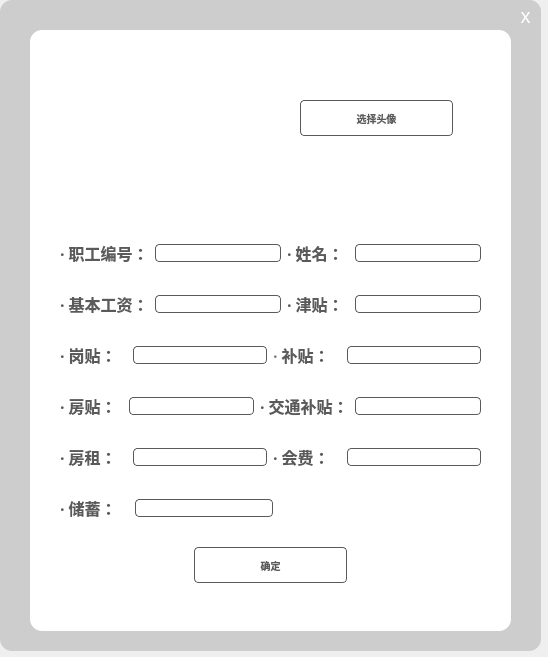
<?xml version="1.0" encoding="UTF-8"?>
<ui version="4.0">
 <class>updateEmployeewindow</class>
 <widget class="QDialog" name="updateEmployeewindow">
  <property name="geometry">
   <rect>
    <x>0</x>
    <y>0</y>
    <width>548</width>
    <height>657</height>
   </rect>
  </property>
  <property name="windowTitle">
   <string>Dialog</string>
  </property>
  <widget class="QFrame" name="frame">
   <property name="geometry">
    <rect>
     <x>0</x>
     <y>0</y>
     <width>541</width>
     <height>651</height>
    </rect>
   </property>
   <property name="styleSheet">
    <string notr="true">background-color:rgb(205, 205, 205); 
border-radius: 12px;
 </string>
   </property>
   <property name="frameShape">
    <enum>QFrame::StyledPanel</enum>
   </property>
   <property name="frameShadow">
    <enum>QFrame::Raised</enum>
   </property>
   <widget class="QPushButton" name="closeButton">
    <property name="geometry">
     <rect>
      <x>510</x>
      <y>0</y>
      <width>31</width>
      <height>31</height>
     </rect>
    </property>
    <property name="styleSheet">
     <string notr="true">QPushButton {
    background-color:rgb(205, 205, 205);
    color: white;
     border-top-left-radius: 0px;    
    border-top-right-radius: 12px;   
    border-bottom-left-radius: 0px;   
    border-bottom-right-radius: 0px;  
    font-size: 20px;
}
QPushButton:hover {
    background-color:rgb(133, 133, 133);
}</string>
    </property>
    <property name="text">
     <string>x</string>
    </property>
   </widget>
   <widget class="QFrame" name="frame_2">
    <property name="geometry">
     <rect>
      <x>30</x>
      <y>30</y>
      <width>481</width>
      <height>601</height>
     </rect>
    </property>
    <property name="styleSheet">
     <string notr="true">background-color:rgb(255, 255, 255);</string>
    </property>
    <property name="frameShape">
     <enum>QFrame::StyledPanel</enum>
    </property>
    <property name="frameShadow">
     <enum>QFrame::Raised</enum>
    </property>
    <widget class="QWidget" name="verticalLayoutWidget">
     <property name="geometry">
      <rect>
       <x>30</x>
       <y>190</y>
       <width>421</width>
       <height>391</height>
      </rect>
     </property>
     <layout class="QVBoxLayout" name="verticalLayout">
      <item>
       <layout class="QHBoxLayout" name="horizontalLayout" stretch="1,2,1,2">
        <item>
         <widget class="QLabel" name="EmployeeIDlabel">
          <property name="font">
           <font>
            <family>等线</family>
            <bold>true</bold>
           </font>
          </property>
          <property name="text">
           <string>&lt;html&gt;&lt;head/&gt;&lt;body&gt;&lt;p&gt;&lt;span style=&quot; font-size:12pt; color:#5a5a5a;&quot;&gt;· 职工编号：&lt;/span&gt;&lt;/p&gt;&lt;/body&gt;&lt;/html&gt;</string>
          </property>
         </widget>
        </item>
        <item>
         <widget class="QLineEdit" name="EmployeeIDlineEdit">
          <property name="enabled">
           <bool>true</bool>
          </property>
          <property name="toolTip">
           <string/>
          </property>
          <property name="styleSheet">
           <string notr="true">border:1px solid rgb(90, 90, 90);
border-radius:4px;
</string>
          </property>
          <property name="placeholderText">
           <string/>
          </property>
         </widget>
        </item>
        <item>
         <widget class="QLabel" name="Namelabel">
          <property name="font">
           <font>
            <family>等线</family>
            <bold>true</bold>
           </font>
          </property>
          <property name="text">
           <string>&lt;html&gt;&lt;head/&gt;&lt;body&gt;&lt;p&gt;&lt;span style=&quot; font-size:12pt; color:#5a5a5a;&quot;&gt;· 姓名：&lt;/span&gt;&lt;/p&gt;&lt;/body&gt;&lt;/html&gt;</string>
          </property>
         </widget>
        </item>
        <item>
         <widget class="QLineEdit" name="NamelineEdit">
          <property name="styleSheet">
           <string notr="true">border:1px solid rgb(90, 90, 90);
border-radius:4px;
</string>
          </property>
         </widget>
        </item>
       </layout>
      </item>
      <item>
       <layout class="QHBoxLayout" name="horizontalLayout_2" stretch="1,2,1,2">
        <item>
         <widget class="QLabel" name="BaseSalarylabel">
          <property name="font">
           <font>
            <family>等线</family>
            <bold>true</bold>
           </font>
          </property>
          <property name="text">
           <string>&lt;html&gt;&lt;head/&gt;&lt;body&gt;&lt;p&gt;&lt;span style=&quot; font-size:12pt; color:#5a5a5a;&quot;&gt;· 基本工资：&lt;/span&gt;&lt;/p&gt;&lt;/body&gt;&lt;/html&gt;</string>
          </property>
         </widget>
        </item>
        <item>
         <widget class="QLineEdit" name="BaseSalarylineEdit">
          <property name="styleSheet">
           <string notr="true">border:1px solid rgb(90, 90, 90);
border-radius:4px;
</string>
          </property>
         </widget>
        </item>
        <item>
         <widget class="QLabel" name="Allowanceslabel">
          <property name="font">
           <font>
            <family>等线</family>
            <bold>true</bold>
           </font>
          </property>
          <property name="text">
           <string>&lt;html&gt;&lt;head/&gt;&lt;body&gt;&lt;p&gt;&lt;span style=&quot; font-size:12pt; color:#5a5a5a;&quot;&gt;· 津贴：&lt;/span&gt;&lt;/p&gt;&lt;/body&gt;&lt;/html&gt;</string>
          </property>
         </widget>
        </item>
        <item>
         <widget class="QLineEdit" name="AllowanceslineEdit">
          <property name="styleSheet">
           <string notr="true">border:1px solid rgb(90, 90, 90);
border-radius:4px;
</string>
          </property>
         </widget>
        </item>
       </layout>
      </item>
      <item>
       <layout class="QHBoxLayout" name="horizontalLayout_3" stretch="1,2,1,2">
        <item>
         <widget class="QLabel" name="PositionAllowancelabel">
          <property name="font">
           <font>
            <family>等线</family>
            <bold>true</bold>
           </font>
          </property>
          <property name="text">
           <string>&lt;html&gt;&lt;head/&gt;&lt;body&gt;&lt;p&gt;&lt;span style=&quot; font-size:12pt; color:#5a5a5a;&quot;&gt;· 岗贴：  &lt;/span&gt;&lt;/p&gt;&lt;/body&gt;&lt;/html&gt;</string>
          </property>
         </widget>
        </item>
        <item>
         <widget class="QLineEdit" name="PositionAllowancelineEdit">
          <property name="styleSheet">
           <string notr="true">border:1px solid rgb(90, 90, 90);
border-radius:4px;
</string>
          </property>
         </widget>
        </item>
        <item>
         <widget class="QLabel" name="Subsidieslabel">
          <property name="font">
           <font>
            <family>等线</family>
            <bold>true</bold>
           </font>
          </property>
          <property name="text">
           <string>&lt;html&gt;&lt;head/&gt;&lt;body&gt;&lt;p&gt;&lt;span style=&quot; font-size:12pt; color:#858585;&quot;&gt;·&lt;/span&gt;&lt;span style=&quot; font-size:12pt; color:#5a5a5a;&quot;&gt; 补贴：&lt;/span&gt;&lt;/p&gt;&lt;/body&gt;&lt;/html&gt;</string>
          </property>
         </widget>
        </item>
        <item>
         <widget class="QLineEdit" name="SubsidieslineEdit">
          <property name="styleSheet">
           <string notr="true">border:1px solid rgb(90, 90, 90);
border-radius:4px;
</string>
          </property>
         </widget>
        </item>
       </layout>
      </item>
      <item>
       <layout class="QHBoxLayout" name="horizontalLayout_4" stretch="1,2,1,2">
        <item>
         <widget class="QLabel" name="HousingAllowancelabel">
          <property name="font">
           <font>
            <family>等线</family>
            <bold>true</bold>
           </font>
          </property>
          <property name="text">
           <string>&lt;html&gt;&lt;head/&gt;&lt;body&gt;&lt;p&gt;&lt;span style=&quot; font-size:12pt; color:#5a5a5a;&quot;&gt;· 房贴：&lt;/span&gt;&lt;/p&gt;&lt;/body&gt;&lt;/html&gt;</string>
          </property>
         </widget>
        </item>
        <item>
         <widget class="QLineEdit" name="HousingAllowancelineEdit">
          <property name="styleSheet">
           <string notr="true">border:1px solid rgb(90, 90, 90);
border-radius:4px;
</string>
          </property>
         </widget>
        </item>
        <item>
         <widget class="QLabel" name="TransportationAllowancelabel">
          <property name="font">
           <font>
            <family>等线</family>
            <bold>true</bold>
           </font>
          </property>
          <property name="text">
           <string>&lt;html&gt;&lt;head/&gt;&lt;body&gt;&lt;p&gt;&lt;span style=&quot; font-size:12pt; color:#5a5a5a;&quot;&gt;· 交通补贴：&lt;/span&gt;&lt;/p&gt;&lt;/body&gt;&lt;/html&gt;</string>
          </property>
         </widget>
        </item>
        <item>
         <widget class="QLineEdit" name="TransportationAllowancelineEdit">
          <property name="styleSheet">
           <string notr="true">border:1px solid rgb(90, 90, 90);
border-radius:4px;
</string>
          </property>
         </widget>
        </item>
       </layout>
      </item>
      <item>
       <layout class="QHBoxLayout" name="horizontalLayout_7" stretch="1,2,1,2">
        <item>
         <widget class="QLabel" name="Rentlabel">
          <property name="font">
           <font>
            <family>等线</family>
            <bold>true</bold>
           </font>
          </property>
          <property name="text">
           <string>&lt;html&gt;&lt;head/&gt;&lt;body&gt;&lt;p&gt;&lt;span style=&quot; font-size:12pt; color:#5a5a5a;&quot;&gt;· 房租：&lt;/span&gt;&lt;/p&gt;&lt;/body&gt;&lt;/html&gt;</string>
          </property>
         </widget>
        </item>
        <item>
         <widget class="QLineEdit" name="RentlineEdit">
          <property name="styleSheet">
           <string notr="true">border:1px solid rgb(90, 90, 90);
border-radius:4px;
</string>
          </property>
         </widget>
        </item>
        <item>
         <widget class="QLabel" name="MembershipFeeslabel">
          <property name="font">
           <font>
            <family>等线</family>
            <bold>true</bold>
           </font>
          </property>
          <property name="text">
           <string>&lt;html&gt;&lt;head/&gt;&lt;body&gt;&lt;p&gt;&lt;span style=&quot; font-size:12pt; color:#5a5a5a;&quot;&gt;· 会费：&lt;/span&gt;&lt;/p&gt;&lt;/body&gt;&lt;/html&gt;</string>
          </property>
         </widget>
        </item>
        <item>
         <widget class="QLineEdit" name="MembershipFeeslineEdit">
          <property name="styleSheet">
           <string notr="true">border:1px solid rgb(90, 90, 90);
border-radius:4px;
</string>
          </property>
         </widget>
        </item>
       </layout>
      </item>
      <item>
       <layout class="QHBoxLayout" name="horizontalLayout_5" stretch="1,2,3">
        <item>
         <widget class="QLabel" name="Savingslabel">
          <property name="font">
           <font>
            <family>等线</family>
            <bold>true</bold>
           </font>
          </property>
          <property name="text">
           <string>&lt;html&gt;&lt;head/&gt;&lt;body&gt;&lt;p&gt;&lt;span style=&quot; font-size:12pt; color:#5a5a5a;&quot;&gt;· 储蓄：&lt;/span&gt;&lt;/p&gt;&lt;/body&gt;&lt;/html&gt;</string>
          </property>
         </widget>
        </item>
        <item>
         <widget class="QLineEdit" name="SavinglineEdit">
          <property name="styleSheet">
           <string notr="true">border:1px solid rgb(90, 90, 90);
border-radius:4px;
</string>
          </property>
         </widget>
        </item>
        <item>
         <spacer name="horizontalSpacer">
          <property name="orientation">
           <enum>Qt::Horizontal</enum>
          </property>
          <property name="sizeHint" stdset="0">
           <size>
            <width>40</width>
            <height>20</height>
           </size>
          </property>
         </spacer>
        </item>
       </layout>
      </item>
      <item>
       <layout class="QHBoxLayout" name="horizontalLayout_6">
        <item>
         <spacer name="horizontalSpacer_3">
          <property name="orientation">
           <enum>Qt::Horizontal</enum>
          </property>
          <property name="sizeHint" stdset="0">
           <size>
            <width>40</width>
            <height>20</height>
           </size>
          </property>
         </spacer>
        </item>
        <item>
         <widget class="QPushButton" name="confirmButton">
          <property name="sizePolicy">
           <sizepolicy hsizetype="Fixed" vsizetype="Fixed">
            <horstretch>0</horstretch>
            <verstretch>0</verstretch>
           </sizepolicy>
          </property>
          <property name="font">
           <font>
            <family>等线</family>
            <pointsize>-1</pointsize>
            <bold>true</bold>
           </font>
          </property>
          <property name="styleSheet">
           <string notr="true">QPushButton{
height:34;
width:151;
color:rgb(90, 90, 90);
border:1px solid rgb(90, 90, 90);
border-radius:4px;
font-size:10px;
}
QPushButton:hover {
    background-color: rgb(205, 205, 205);
color:rgb(255, 255, 255);
font-size:12px;
}
QPushButton:pressed{
    background-color: rgb(133,133,133);
color:rgb(255, 255, 255);
font-size:10px;
}</string>
          </property>
          <property name="text">
           <string>确定</string>
          </property>
         </widget>
        </item>
        <item>
         <spacer name="horizontalSpacer_4">
          <property name="orientation">
           <enum>Qt::Horizontal</enum>
          </property>
          <property name="sizeHint" stdset="0">
           <size>
            <width>40</width>
            <height>20</height>
           </size>
          </property>
         </spacer>
        </item>
       </layout>
      </item>
     </layout>
    </widget>
    <widget class="QLabel" name="imageLabel">
     <property name="geometry">
      <rect>
       <x>80</x>
       <y>30</y>
       <width>131</width>
       <height>131</height>
      </rect>
     </property>
     <property name="text">
      <string/>
     </property>
     <property name="pixmap">
      <pixmap>icon/default.png</pixmap>
     </property>
    </widget>
    <widget class="QPushButton" name="selectImageBtn">
     <property name="geometry">
      <rect>
       <x>270</x>
       <y>70</y>
       <width>153</width>
       <height>36</height>
      </rect>
     </property>
     <property name="sizePolicy">
      <sizepolicy hsizetype="Fixed" vsizetype="Fixed">
       <horstretch>0</horstretch>
       <verstretch>0</verstretch>
      </sizepolicy>
     </property>
     <property name="font">
      <font>
       <family>等线</family>
       <pointsize>-1</pointsize>
       <bold>true</bold>
      </font>
     </property>
     <property name="styleSheet">
      <string notr="true">QPushButton{
height:34;
width:151;
color:rgb(90, 90, 90);
border:1px solid rgb(90, 90, 90);
border-radius:4px;
font-size:10px;
}
QPushButton:hover {
    background-color: rgb(205, 205, 205);
color:rgb(255, 255, 255);
font-size:12px;
}
QPushButton:pressed{
    background-color: rgb(133,133,133);
color:rgb(255, 255, 255);
font-size:10px;
}</string>
     </property>
     <property name="text">
      <string>选择头像</string>
     </property>
    </widget>
   </widget>
   <zorder>frame_2</zorder>
   <zorder>closeButton</zorder>
  </widget>
 </widget>
 <resources/>
 <connections/>
</ui>
